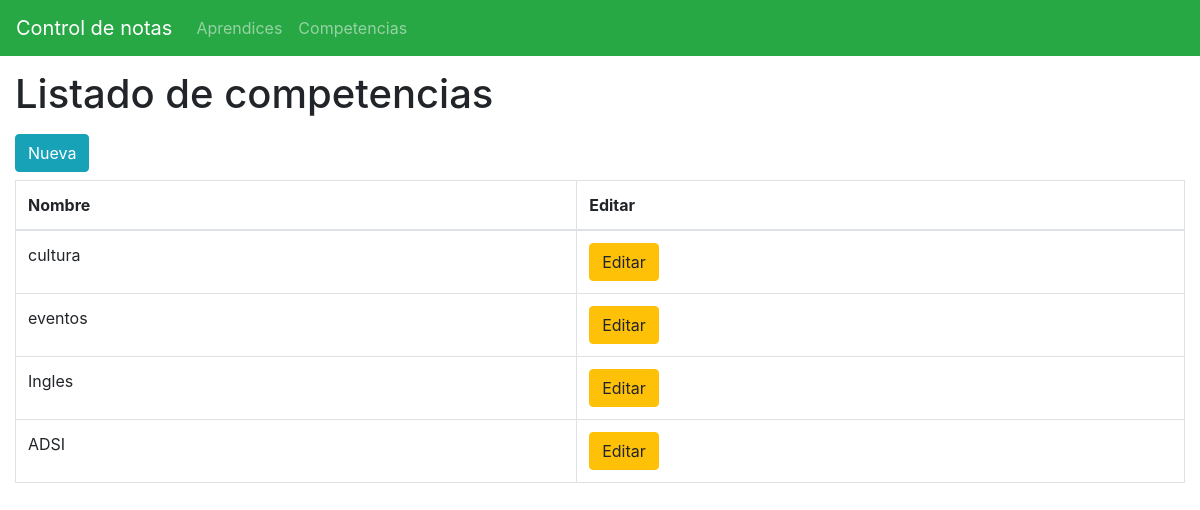
Screenshot of /mostrar_competencias.php with the database file from the repository.
### tables this page shows
CREATE TABLE `competencias_dg` (
  `id` bigint(20) NOT NULL,
  `nombre` varchar(255) NOT NULL
);

### competencias.php (called while the page is built, shortened)
<?php
class Competencias
{
    public static function obtener()
    {
        global $mysqli;
        $resultado = $mysqli->query("SELECT id, nombre FROM competencias_dg");
        return $resultado->fetch_all(MYSQLI_ASSOC);
    }
}

### mostrar_competencias.php (the view)
<?php
include_once "conexion.php";
include_once "encabezado.php";
include_once "competencias.php";
$competencias = competencias::obtener();
?>
<div class="row">
    <div class="col-12">
        <h1>Listado de competencias</h1>
        <a href="formulario_registro_competencias.php" class="btn btn-info my-2">Nueva</a>
    </div>
    <div class="col-12 table-responsive">
        <table class="table table-bordered">
            <thead>
                <tr>
                    <th>Nombre</th>
                    <th>Editar</th>
                </tr>
            </thead>
            <tbody>
                <?php foreach ($competencias as $competencias) { ?>
                    <tr>
                        <td><?php echo $competencias["nombre"] ?></td>
                        <td>
                            <a href="editar_competencias.php?id=<?php echo $competencias["id"] ?>" class="btn btn-warning">
                                Editar
                            </a>
                        </td>
                    </tr>
                <?php } ?>
            </tbody>
        </table>
    </div>
</div>

### encabezado.php (style rules this page uses)
body { padding-top: 70px; }

### rows the page displays
competencias_dg: nombre "cultura"
competencias_dg: nombre "eventos"
competencias_dg: nombre "Ingles"
competencias_dg: nombre "ADSI"
